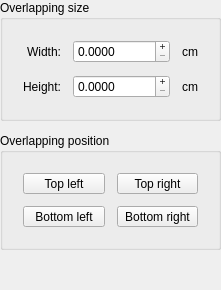
        <widget class="QWidget" name="m_overlappingStep">
         <layout class="QVBoxLayout" name="_10">
          <property name="spacing">
           <number>12</number>
          </property>
          <property name="margin">
           <number>0</number>
          </property>
          <item>
           <widget class="QGroupBox" name="m_overlappingSizeGroup">
            <property name="title">
             <string>Overlapping size</string>
            </property>
            <layout class="QGridLayout" name="_11">
             <property name="margin">
              <number>20</number>
             </property>
             <property name="spacing">
              <number>12</number>
             </property>
             <item row="1" column="2">
              <widget class="QLabel" name="m_overlappingHeightDimensionUnitLabel">
               <property name="text">
                <string>cm</string>
               </property>
              </widget>
             </item>
             <item row="0" column="0">
              <widget class="QLabel" name="m_overlappingWidthLabel">
               <property name="text">
                <string>Width:</string>
               </property>
               <property name="alignment">
                <set>Qt::AlignRight|Qt::AlignTrailing|Qt::AlignVCenter</set>
               </property>
              </widget>
             </item>
             <item row="0" column="2">
              <widget class="QLabel" name="m_overlappingWidthDimensionUnitLabel">
               <property name="text">
                <string>cm</string>
               </property>
              </widget>
             </item>
             <item row="1" column="0">
              <widget class="QLabel" name="m_overlappingHeightLabel">
               <property name="text">
                <string>Height:</string>
               </property>
               <property name="alignment">
                <set>Qt::AlignRight|Qt::AlignTrailing|Qt::AlignVCenter</set>
               </property>
              </widget>
             </item>
             <item row="0" column="1">
              <widget class="SnapSpinBox" name="m_overlappingWidthInput">
               <property name="sizePolicy">
                <sizepolicy hsizetype="Preferred" vsizetype="Fixed">
                 <horstretch>0</horstretch>
                 <verstretch>0</verstretch>
                </sizepolicy>
               </property>
               <property name="buttonSymbols">
                <enum>QAbstractSpinBox::PlusMinus</enum>
               </property>
               <property name="decimals">
                <number>4</number>
               </property>
               <property name="maximum">
                <double>999999.000000000000000</double>
               </property>
              </widget>
             </item>
             <item row="1" column="1">
              <widget class="SnapSpinBox" name="m_overlappingHeightInput">
               <property name="sizePolicy">
                <sizepolicy hsizetype="Preferred" vsizetype="Fixed">
                 <horstretch>0</horstretch>
                 <verstretch>0</verstretch>
                </sizepolicy>
               </property>
               <property name="buttonSymbols">
                <enum>QAbstractSpinBox::PlusMinus</enum>
               </property>
               <property name="decimals">
                <number>4</number>
               </property>
               <property name="maximum">
                <double>999999.000000000000000</double>
               </property>
              </widget>
             </item>
            </layout>
           </widget>
          </item>
          <item>
           <widget class="QGroupBox" name="m_overlappingPositionGroup">
            <property name="title">
             <string>Overlapping position</string>
            </property>
            <layout class="QGridLayout" name="_12">
             <property name="margin">
              <number>20</number>
             </property>
             <property name="spacing">
              <number>12</number>
             </property>
             <item row="0" column="1">
              <widget class="QToolButton" name="m_overlappingPositionTopRightButton">
               <property name="sizePolicy">
                <sizepolicy hsizetype="Preferred" vsizetype="Preferred">
                 <horstretch>0</horstretch>
                 <verstretch>0</verstretch>
                </sizepolicy>
               </property>
               <property name="text">
                <string>Top right</string>
               </property>
               <property name="icon">
                <iconset resource="posterazor.qrc">
                 <normaloff>:/OverlappingPositionImages/overlappingtopright.png</normaloff>:/OverlappingPositionImages/overlappingtopright.png</iconset>
               </property>
               <property name="iconSize">
                <size>
                 <width>24</width>
                 <height>26</height>
                </size>
               </property>
               <property name="checkable">
                <bool>true</bool>
               </property>
               <property name="autoExclusive">
                <bool>true</bool>
               </property>
               <property name="toolButtonStyle">
                <enum>Qt::ToolButtonTextUnderIcon</enum>
               </property>
               <property name="autoRaise">
                <bool>false</bool>
               </property>
              </widget>
             </item>
             <item row="0" column="0">
              <widget class="QToolButton" name="m_overlappingPositionTopLeftButton">
               <property name="sizePolicy">
                <sizepolicy hsizetype="Preferred" vsizetype="Maximum">
                 <horstretch>0</horstretch>
                 <verstretch>0</verstretch>
                </sizepolicy>
               </property>
               <property name="text">
                <string>Top left</string>
               </property>
               <property name="icon">
                <iconset resource="posterazor.qrc">
                 <normaloff>:/OverlappingPositionImages/overlappingtopleft.png</normaloff>:/OverlappingPositionImages/overlappingtopleft.png</iconset>
               </property>
               <property name="iconSize">
                <size>
                 <width>24</width>
                 <height>26</height>
                </size>
               </property>
               <property name="checkable">
                <bool>true</bool>
               </property>
               <property name="autoExclusive">
                <bool>true</bool>
               </property>
               <property name="toolButtonStyle">
                <enum>Qt::ToolButtonTextUnderIcon</enum>
               </property>
               <property name="autoRaise">
                <bool>false</bool>
               </property>
              </widget>
             </item>
             <item row="1" column="0">
              <widget class="QToolButton" name="m_overlappingPositionBottomLeftButton">
               <property name="sizePolicy">
                <sizepolicy hsizetype="Preferred" vsizetype="Maximum">
                 <horstretch>0</horstretch>
                 <verstretch>0</verstretch>
                </sizepolicy>
               </property>
               <property name="text">
                <string>Bottom left</string>
               </property>
               <property name="icon">
                <iconset resource="posterazor.qrc">
                 <normaloff>:/OverlappingPositionImages/overlappingbottomleft.png</normaloff>:/OverlappingPositionImages/overlappingbottomleft.png</iconset>
               </property>
               <property name="iconSize">
                <size>
                 <width>24</width>
                 <height>26</height>
                </size>
               </property>
               <property name="checkable">
                <bool>true</bool>
               </property>
               <property name="autoExclusive">
                <bool>true</bool>
               </property>
               <property name="toolButtonStyle">
                <enum>Qt::ToolButtonTextUnderIcon</enum>
               </property>
               <property name="autoRaise">
                <bool>false</bool>
               </property>
              </widget>
             </item>
             <item row="1" column="1">
              <widget class="QToolButton" name="m_overlappingPositionBottomRightButton">
               <property name="sizePolicy">
                <sizepolicy hsizetype="Preferred" vsizetype="Maximum">
                 <horstretch>0</horstretch>
                 <verstretch>0</verstretch>
                </sizepolicy>
               </property>
               <property name="text">
                <string>Bottom right</string>
               </property>
               <property name="icon">
                <iconset resource="posterazor.qrc">
                 <normaloff>:/OverlappingPositionImages/overlappingbottomright.png</normaloff>:/OverlappingPositionImages/overlappingbottomright.png</iconset>
               </property>
               <property name="iconSize">
                <size>
                 <width>24</width>
                 <height>26</height>
                </size>
               </property>
               <property name="checkable">
                <bool>true</bool>
               </property>
               <property name="autoExclusive">
                <bool>true</bool>
               </property>
               <property name="toolButtonStyle">
                <enum>Qt::ToolButtonTextUnderIcon</enum>
               </property>
               <property name="autoRaise">
                <bool>false</bool>
               </property>
              </widget>
             </item>
            </layout>
           </widget>
          </item>
          <item>
           <spacer name="spacer_3">
            <property name="orientation">
             <enum>Qt::Vertical</enum>
            </property>
            <property name="sizeHint" stdset="0">
             <size>
              <width>20</width>
              <height>40</height>
             </size>
            </property>
           </spacer>
          </item>
         </layout>
        </widget>
